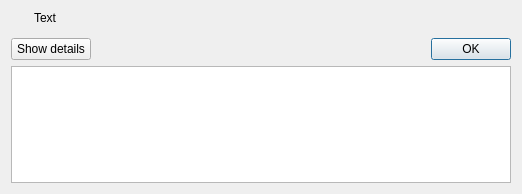
<?xml version="1.0" encoding="UTF-8"?>
<ui version="4.0">
 <class>StackTraceMessageBox</class>
 <widget class="QDialog" name="StackTraceMessageBox">
  <property name="geometry">
   <rect>
    <x>0</x>
    <y>0</y>
    <width>522</width>
    <height>194</height>
   </rect>
  </property>
  <property name="windowTitle">
   <string>Dialog</string>
  </property>
  <layout class="QVBoxLayout" name="verticalLayout" stretch="0,0,3">
   <item>
    <layout class="QHBoxLayout" name="horizontalLayout">
     <property name="spacing">
      <number>16</number>
     </property>
     <property name="bottomMargin">
      <number>7</number>
     </property>
     <item>
      <widget class="QLabel" name="labelIcon">
       <property name="text">
        <string/>
       </property>
       <property name="pixmap">
        <pixmap resource="StackTraceMessageBox.qrc">resources/Critical.png</pixmap>
       </property>
      </widget>
     </item>
     <item>
      <widget class="QLabel" name="labelText">
       <property name="sizePolicy">
        <sizepolicy hsizetype="Expanding" vsizetype="Preferred">
         <horstretch>0</horstretch>
         <verstretch>0</verstretch>
        </sizepolicy>
       </property>
       <property name="text">
        <string>Text</string>
       </property>
       <property name="alignment">
        <set>Qt::AlignLeading|Qt::AlignLeft|Qt::AlignVCenter</set>
       </property>
      </widget>
     </item>
    </layout>
   </item>
   <item>
    <layout class="QHBoxLayout" name="horizontalLayout_2">
     <item>
      <widget class="QPushButton" name="buttonExpand">
       <property name="text">
        <string>Show details</string>
       </property>
       <property name="icon">
        <iconset resource="StackTraceMessageBox.qrc">
         <normaloff>resources/Expand.png</normaloff>resources/Expand.png</iconset>
       </property>
       <property name="checkable">
        <bool>true</bool>
       </property>
       <property name="autoDefault">
        <bool>false</bool>
       </property>
      </widget>
     </item>
     <item>
      <spacer name="horizontalSpacer">
       <property name="orientation">
        <enum>Qt::Horizontal</enum>
       </property>
       <property name="sizeHint" stdset="0">
        <size>
         <width>80</width>
         <height>20</height>
        </size>
       </property>
      </spacer>
     </item>
     <item>
      <widget class="QDialogButtonBox" name="buttonBox">
       <property name="orientation">
        <enum>Qt::Horizontal</enum>
       </property>
       <property name="standardButtons">
        <set>QDialogButtonBox::Ok</set>
       </property>
      </widget>
     </item>
    </layout>
   </item>
   <item>
    <widget class="HighlightingTextEdit" name="stackTraceTextEdit">
     <property name="sizePolicy">
      <sizepolicy hsizetype="Preferred" vsizetype="Preferred">
       <horstretch>0</horstretch>
       <verstretch>0</verstretch>
      </sizepolicy>
     </property>
     <property name="minimumSize">
      <size>
       <width>500</width>
       <height>0</height>
      </size>
     </property>
     <property name="baseSize">
      <size>
       <width>500</width>
       <height>0</height>
      </size>
     </property>
     <property name="lineWrapMode">
      <enum>QPlainTextEdit::NoWrap</enum>
     </property>
     <property name="readOnly">
      <bool>true</bool>
     </property>
    </widget>
   </item>
  </layout>
 </widget>
 <customwidgets>
  <customwidget>
   <class>HighlightingTextEdit</class>
   <extends>QPlainTextEdit</extends>
   <header>widgets.HighlightingTextEdit</header>
  </customwidget>
 </customwidgets>
 <resources>
  <include location="StackTraceMessageBox.qrc"/>
 </resources>
 <connections>
  <connection>
   <sender>buttonExpand</sender>
   <signal>clicked(bool)</signal>
   <receiver>StackTraceMessageBox</receiver>
   <slot>showDetails(bool)</slot>
   <hints>
    <hint type="sourcelabel">
     <x>28</x>
     <y>282</y>
    </hint>
    <hint type="destinationlabel">
     <x>184</x>
     <y>93</y>
    </hint>
   </hints>
  </connection>
  <connection>
   <sender>buttonBox</sender>
   <signal>accepted()</signal>
   <receiver>StackTraceMessageBox</receiver>
   <slot>accept()</slot>
   <hints>
    <hint type="sourcelabel">
     <x>248</x>
     <y>254</y>
    </hint>
    <hint type="destinationlabel">
     <x>157</x>
     <y>274</y>
    </hint>
   </hints>
  </connection>
  <connection>
   <sender>buttonBox</sender>
   <signal>rejected()</signal>
   <receiver>StackTraceMessageBox</receiver>
   <slot>reject()</slot>
   <hints>
    <hint type="sourcelabel">
     <x>316</x>
     <y>260</y>
    </hint>
    <hint type="destinationlabel">
     <x>286</x>
     <y>274</y>
    </hint>
   </hints>
  </connection>
 </connections>
 <slots>
  <slot>showDetails(bool)</slot>
 </slots>
</ui>
